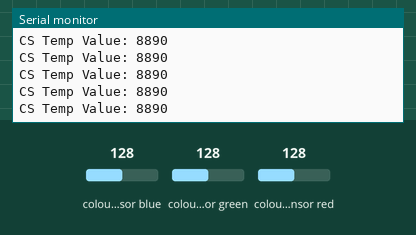
The sketch below on a simulated ESP32. On the bench: the last lines printed to the serial monitor. The inputs (shaded band) are chosen by the test bench; at power-on: colour sensor blue 128, colour sensor green 128, colour sensor red 128 (analog values on the 0–4095 scale).

Above: at 1.2 s.
1.3 s: colour sensor blue set to 5
At 1.33 s:
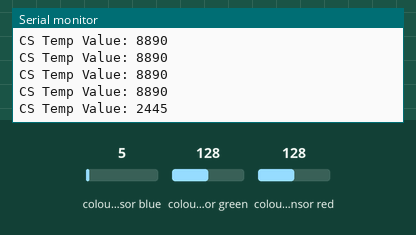
2.8 s: colour sensor green set to 5
At 2.84 s:
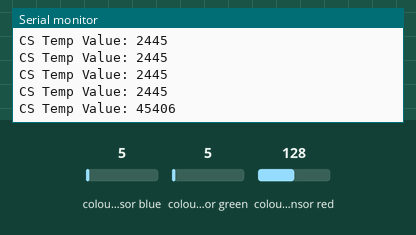
4.3 s: colour sensor red set to 64
At 4.3 s:
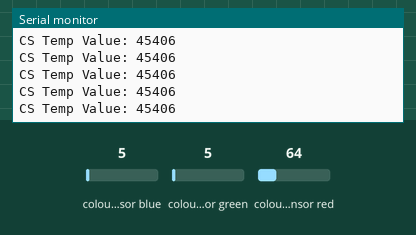
Timing chart, 0 to 7.3 s (numbered marks = the images above; inputs shaded):
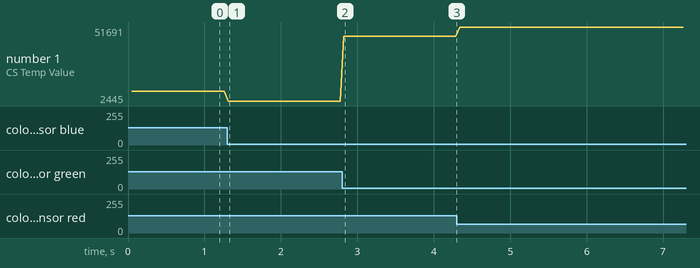

Measured:
- after the input at 1.3 s, the serial monitor: prints a new line at once (image 1)
- after the input at 2.8 s, the serial monitor: prints a new line at once (image 2)
- plotted number 1: 8890 → 2445 after the input at 1.3 s, 2445 → 45406 after the input at 2.8 s, 45406 → 51691 after the input at 4.3 s

The sketch:

1_Colour_Sensor_Test_Code.ino
```cpp
// Kindly Check whether the Library Files are installed in Library Manager.
#include <Wire.h>
#include <Adafruit_TCS34725.h>
///////////////////color sensor///////////////////
#define TCS3414CS_ADDRESS 0x29 //ColorSensor address 0x29
// Initializing ColorSensor
Adafruit_TCS34725 tcs1 = Adafruit_TCS34725(TCS34725_INTEGRATIONTIME_2_4MS, TCS34725_GAIN_4X); // Front Color Sensor

void test_CS_Value() {
  uint16_t r, g, b, c;
  tcs1.getRawData(&r, &g, &b, &c);
  uint16_t colorTemp = tcs1.calculateColorTemperature(r, g, b);
  Serial.println("CS Temp Value: "+ String(colorTemp));
}

int get_CS_Value() {

  int col_out;
  const int blue_line_thold = 8000; //Blue Color Temp value
  const int orange_line_thold = 3000; //Orange Color Temp value
  uint16_t r, g, b, c;
  tcs1.getRawData(&r, &g, &b, &c);
  uint16_t colorTemp = tcs1.calculateColorTemperature(r, g, b);

  // WRO Colour Line Condition
  if((0 < colorTemp) && (colorTemp < orange_line_thold) && (colorTemp != 0)) {col_out = 1; } // For Orange Line
  else if((colorTemp > blue_line_thold) && (colorTemp != 0)) {col_out = 3;} // For Blue Line
  else {col_out = 0;}

  return col_out;
}

void setup() {
  Serial.begin(115200);
  // Set ADC resolution to 12 bits (0-4095)
  analogReadResolution(12);
  // Set attenuation to 0dB (for full-scale voltage range)
  analogSetAttenuation(ADC_0db);
}

void loop() {

  //### Function to test the colour sensor value ###
  test_CS_Value();

  //### Function to test the colour sensor value ###
  // int col = get_CS_Value();
  // Serial.println("CS Color line: "+ String(col));

}
```
